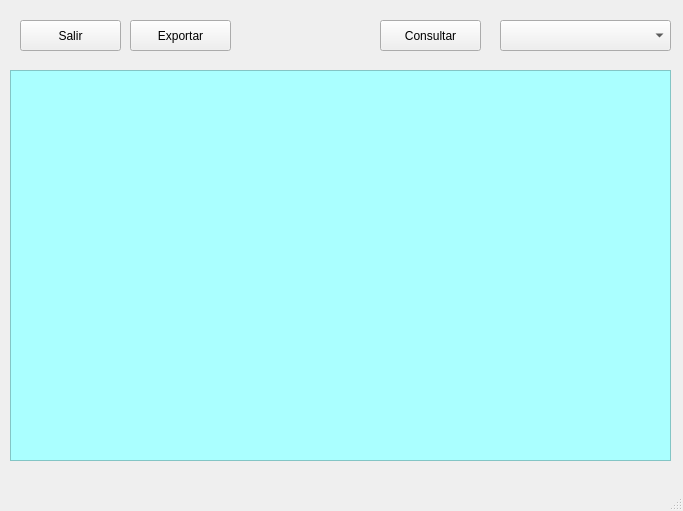
<?xml version="1.0" encoding="UTF-8"?>
<ui version="4.0">
 <class>MainWindow</class>
 <widget class="QMainWindow" name="MainWindow">
  <property name="geometry">
   <rect>
    <x>0</x>
    <y>0</y>
    <width>683</width>
    <height>511</height>
   </rect>
  </property>
  <property name="windowTitle">
   <string>MainWindow</string>
  </property>
  <widget class="QWidget" name="centralwidget">
   <widget class="QPushButton" name="btnExportar">
    <property name="geometry">
     <rect>
      <x>130</x>
      <y>20</y>
      <width>101</width>
      <height>31</height>
     </rect>
    </property>
    <property name="styleSheet">
     <string notr="true">font: 75 12pt &quot;MS Shell Dlg 2&quot;;</string>
    </property>
    <property name="text">
     <string>Exportar</string>
    </property>
   </widget>
   <widget class="QPushButton" name="btnSalir">
    <property name="geometry">
     <rect>
      <x>20</x>
      <y>20</y>
      <width>101</width>
      <height>31</height>
     </rect>
    </property>
    <property name="styleSheet">
     <string notr="true">font: 75 12pt &quot;MS Shell Dlg 2&quot;;</string>
    </property>
    <property name="text">
     <string>Salir</string>
    </property>
   </widget>
   <widget class="QPushButton" name="btnConsultar">
    <property name="geometry">
     <rect>
      <x>380</x>
      <y>20</y>
      <width>101</width>
      <height>31</height>
     </rect>
    </property>
    <property name="styleSheet">
     <string notr="true">font: 75 12pt &quot;MS Shell Dlg 2&quot;;</string>
    </property>
    <property name="text">
     <string>Consultar</string>
    </property>
   </widget>
   <widget class="QComboBox" name="cbTablas">
    <property name="geometry">
     <rect>
      <x>500</x>
      <y>20</y>
      <width>171</width>
      <height>31</height>
     </rect>
    </property>
    <property name="styleSheet">
     <string notr="true">font: 75 12pt &quot;MS Shell Dlg 2&quot;;</string>
    </property>
   </widget>
   <widget class="QTableWidget" name="tabla">
    <property name="geometry">
     <rect>
      <x>10</x>
      <y>70</y>
      <width>661</width>
      <height>391</height>
     </rect>
    </property>
    <property name="styleSheet">
     <string notr="true">background-color: rgb(170, 255, 255);
font: 75 11pt &quot;MS Shell Dlg 2&quot;;</string>
    </property>
   </widget>
   <widget class="QLabel" name="label">
    <property name="geometry">
     <rect>
      <x>0</x>
      <y>0</y>
      <width>681</width>
      <height>481</height>
     </rect>
    </property>
    <property name="styleSheet">
     <string notr="true">border-image:url(C:/Users/soporte/Desktop/Python/Proyecto/fondoMetalico.jpg)</string>
    </property>
    <property name="text">
     <string/>
    </property>
   </widget>
   <zorder>label</zorder>
   <zorder>btnExportar</zorder>
   <zorder>btnSalir</zorder>
   <zorder>btnConsultar</zorder>
   <zorder>cbTablas</zorder>
   <zorder>tabla</zorder>
  </widget>
  <widget class="QMenuBar" name="menubar">
   <property name="geometry">
    <rect>
     <x>0</x>
     <y>0</y>
     <width>683</width>
     <height>21</height>
    </rect>
   </property>
  </widget>
  <widget class="QStatusBar" name="statusbar"/>
 </widget>
 <resources/>
 <connections/>
</ui>
